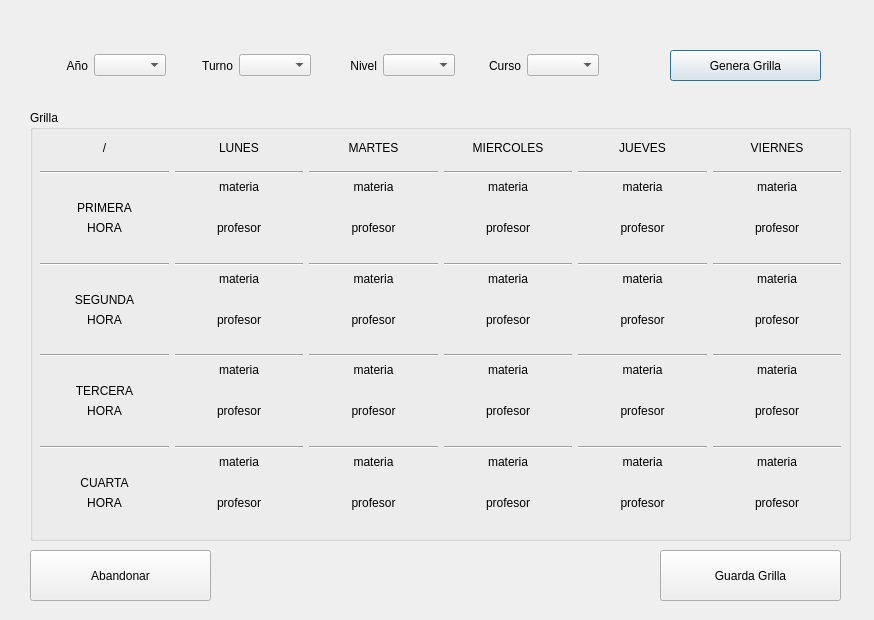
<?xml version="1.0" encoding="UTF-8"?>
<ui version="4.0">
 <class>dlgCreaGrilla</class>
 <widget class="QDialog" name="dlgCreaGrilla">
  <property name="windowModality">
   <enum>Qt::NonModal</enum>
  </property>
  <property name="enabled">
   <bool>true</bool>
  </property>
  <property name="geometry">
   <rect>
    <x>0</x>
    <y>0</y>
    <width>874</width>
    <height>620</height>
   </rect>
  </property>
  <property name="windowTitle">
   <string>Crea Grilla</string>
  </property>
  <widget class="QWidget" name="horizontalLayoutWidget">
   <property name="geometry">
    <rect>
     <x>28</x>
     <y>40</y>
     <width>571</width>
     <height>51</height>
    </rect>
   </property>
   <layout class="QHBoxLayout" name="horizontalLayout">
    <item>
     <widget class="QLabel" name="lblAnio">
      <property name="text">
       <string>Año</string>
      </property>
      <property name="alignment">
       <set>Qt::AlignRight|Qt::AlignTrailing|Qt::AlignVCenter</set>
      </property>
     </widget>
    </item>
    <item>
     <widget class="QComboBox" name="cboxAnio"/>
    </item>
    <item>
     <widget class="QLabel" name="lblTurno">
      <property name="text">
       <string>Turno</string>
      </property>
      <property name="alignment">
       <set>Qt::AlignRight|Qt::AlignTrailing|Qt::AlignVCenter</set>
      </property>
     </widget>
    </item>
    <item>
     <widget class="QComboBox" name="cboxTurno"/>
    </item>
    <item>
     <widget class="QLabel" name="lblNivel">
      <property name="text">
       <string>Nivel</string>
      </property>
      <property name="alignment">
       <set>Qt::AlignRight|Qt::AlignTrailing|Qt::AlignVCenter</set>
      </property>
     </widget>
    </item>
    <item>
     <widget class="QComboBox" name="cboxNivel"/>
    </item>
    <item>
     <widget class="QLabel" name="lblCurso">
      <property name="text">
       <string>Curso</string>
      </property>
      <property name="alignment">
       <set>Qt::AlignRight|Qt::AlignTrailing|Qt::AlignVCenter</set>
      </property>
     </widget>
    </item>
    <item>
     <widget class="QComboBox" name="cboxCurso"/>
    </item>
   </layout>
  </widget>
  <widget class="QPushButton" name="pbGeneraGrilla">
   <property name="geometry">
    <rect>
     <x>670</x>
     <y>50</y>
     <width>151</width>
     <height>31</height>
    </rect>
   </property>
   <property name="text">
    <string>Genera Grilla</string>
   </property>
  </widget>
  <widget class="QGroupBox" name="groupBox">
   <property name="geometry">
    <rect>
     <x>30</x>
     <y>110</y>
     <width>821</width>
     <height>431</height>
    </rect>
   </property>
   <property name="title">
    <string>Grilla</string>
   </property>
   <widget class="QWidget" name="gridLayoutWidget">
    <property name="geometry">
     <rect>
      <x>10</x>
      <y>20</y>
      <width>801</width>
      <height>401</height>
     </rect>
    </property>
    <layout class="QGridLayout" name="gridLayout">
     <item row="2" column="4">
      <widget class="QLabel" name="lblMateriaJ1">
       <property name="text">
        <string>materia</string>
       </property>
       <property name="scaledContents">
        <bool>true</bool>
       </property>
       <property name="alignment">
        <set>Qt::AlignHCenter|Qt::AlignTop</set>
       </property>
      </widget>
     </item>
     <item row="0" column="1">
      <widget class="QLabel" name="lblLunes">
       <property name="text">
        <string>LUNES</string>
       </property>
       <property name="alignment">
        <set>Qt::AlignCenter</set>
       </property>
      </widget>
     </item>
     <item row="5" column="2">
      <widget class="QLabel" name="lblMateriaM2">
       <property name="text">
        <string>materia</string>
       </property>
       <property name="scaledContents">
        <bool>true</bool>
       </property>
       <property name="alignment">
        <set>Qt::AlignHCenter|Qt::AlignTop</set>
       </property>
      </widget>
     </item>
     <item row="0" column="4">
      <widget class="QLabel" name="lblLunes_4">
       <property name="text">
        <string>JUEVES</string>
       </property>
       <property name="alignment">
        <set>Qt::AlignCenter</set>
       </property>
      </widget>
     </item>
     <item row="11" column="3">
      <widget class="QLabel" name="lblMateriaX4">
       <property name="text">
        <string>materia</string>
       </property>
       <property name="scaledContents">
        <bool>true</bool>
       </property>
       <property name="alignment">
        <set>Qt::AlignHCenter|Qt::AlignTop</set>
       </property>
      </widget>
     </item>
     <item row="2" column="2">
      <widget class="QLabel" name="lblMateriaM1">
       <property name="text">
        <string>materia</string>
       </property>
       <property name="scaledContents">
        <bool>true</bool>
       </property>
       <property name="alignment">
        <set>Qt::AlignHCenter|Qt::AlignTop</set>
       </property>
      </widget>
     </item>
     <item row="0" column="3">
      <widget class="QLabel" name="lblLunes_3">
       <property name="text">
        <string>MIERCOLES</string>
       </property>
       <property name="alignment">
        <set>Qt::AlignCenter</set>
       </property>
      </widget>
     </item>
     <item row="0" column="2">
      <widget class="QLabel" name="lblLunes_2">
       <property name="text">
        <string>MARTES</string>
       </property>
       <property name="alignment">
        <set>Qt::AlignCenter</set>
       </property>
      </widget>
     </item>
     <item row="11" column="2">
      <widget class="QLabel" name="lblMateriaM4">
       <property name="text">
        <string>materia</string>
       </property>
       <property name="scaledContents">
        <bool>true</bool>
       </property>
       <property name="alignment">
        <set>Qt::AlignHCenter|Qt::AlignTop</set>
       </property>
      </widget>
     </item>
     <item row="8" column="3">
      <widget class="QLabel" name="lblMateriaX3">
       <property name="text">
        <string>materia</string>
       </property>
       <property name="scaledContents">
        <bool>true</bool>
       </property>
       <property name="alignment">
        <set>Qt::AlignHCenter|Qt::AlignTop</set>
       </property>
      </widget>
     </item>
     <item row="8" column="2">
      <widget class="QLabel" name="lblMateriaM3">
       <property name="text">
        <string>materia</string>
       </property>
       <property name="scaledContents">
        <bool>true</bool>
       </property>
       <property name="alignment">
        <set>Qt::AlignHCenter|Qt::AlignTop</set>
       </property>
      </widget>
     </item>
     <item row="0" column="5">
      <widget class="QLabel" name="lblLunes_5">
       <property name="text">
        <string>VIERNES</string>
       </property>
       <property name="alignment">
        <set>Qt::AlignCenter</set>
       </property>
      </widget>
     </item>
     <item row="2" column="3">
      <widget class="QLabel" name="lblMateriaX1">
       <property name="text">
        <string>materia</string>
       </property>
       <property name="scaledContents">
        <bool>true</bool>
       </property>
       <property name="alignment">
        <set>Qt::AlignHCenter|Qt::AlignTop</set>
       </property>
      </widget>
     </item>
     <item row="5" column="3">
      <widget class="QLabel" name="lblMateriaX2">
       <property name="text">
        <string>materia</string>
       </property>
       <property name="scaledContents">
        <bool>true</bool>
       </property>
       <property name="alignment">
        <set>Qt::AlignHCenter|Qt::AlignTop</set>
       </property>
      </widget>
     </item>
     <item row="12" column="4">
      <widget class="QLabel" name="lblProfesorJ4">
       <property name="text">
        <string>profesor</string>
       </property>
       <property name="alignment">
        <set>Qt::AlignHCenter|Qt::AlignTop</set>
       </property>
      </widget>
     </item>
     <item row="9" column="4">
      <widget class="QLabel" name="lblProfesorJ3">
       <property name="text">
        <string>profesor</string>
       </property>
       <property name="alignment">
        <set>Qt::AlignHCenter|Qt::AlignTop</set>
       </property>
      </widget>
     </item>
     <item row="3" column="1">
      <widget class="QLabel" name="lblProfesorL1">
       <property name="text">
        <string>profesor</string>
       </property>
       <property name="alignment">
        <set>Qt::AlignHCenter|Qt::AlignTop</set>
       </property>
      </widget>
     </item>
     <item row="6" column="4">
      <widget class="QLabel" name="lblProfesorJ2">
       <property name="text">
        <string>profesor</string>
       </property>
       <property name="alignment">
        <set>Qt::AlignHCenter|Qt::AlignTop</set>
       </property>
      </widget>
     </item>
     <item row="6" column="2">
      <widget class="QLabel" name="lblProfesorM2">
       <property name="text">
        <string>profesor</string>
       </property>
       <property name="alignment">
        <set>Qt::AlignHCenter|Qt::AlignTop</set>
       </property>
      </widget>
     </item>
     <item row="6" column="5">
      <widget class="QLabel" name="lblProfesorV2">
       <property name="text">
        <string>profesor</string>
       </property>
       <property name="alignment">
        <set>Qt::AlignHCenter|Qt::AlignTop</set>
       </property>
      </widget>
     </item>
     <item row="12" column="1">
      <widget class="QLabel" name="lblProfesorL4">
       <property name="text">
        <string>profesor</string>
       </property>
       <property name="alignment">
        <set>Qt::AlignHCenter|Qt::AlignTop</set>
       </property>
      </widget>
     </item>
     <item row="12" column="5">
      <widget class="QLabel" name="lblProfesorV4">
       <property name="text">
        <string>profesor</string>
       </property>
       <property name="alignment">
        <set>Qt::AlignHCenter|Qt::AlignTop</set>
       </property>
      </widget>
     </item>
     <item row="9" column="1">
      <widget class="QLabel" name="lblProfesorL3">
       <property name="text">
        <string>profesor</string>
       </property>
       <property name="alignment">
        <set>Qt::AlignHCenter|Qt::AlignTop</set>
       </property>
      </widget>
     </item>
     <item row="9" column="5">
      <widget class="QLabel" name="lblProfesorV3">
       <property name="text">
        <string>profesor</string>
       </property>
       <property name="alignment">
        <set>Qt::AlignHCenter|Qt::AlignTop</set>
       </property>
      </widget>
     </item>
     <item row="3" column="4">
      <widget class="QLabel" name="lblProfesorJ1">
       <property name="text">
        <string>profesor</string>
       </property>
       <property name="alignment">
        <set>Qt::AlignHCenter|Qt::AlignTop</set>
       </property>
      </widget>
     </item>
     <item row="12" column="3">
      <widget class="QLabel" name="lblProfesorX4">
       <property name="text">
        <string>profesor</string>
       </property>
       <property name="alignment">
        <set>Qt::AlignHCenter|Qt::AlignTop</set>
       </property>
      </widget>
     </item>
     <item row="3" column="2">
      <widget class="QLabel" name="lblProfesorM1">
       <property name="text">
        <string>profesor</string>
       </property>
       <property name="alignment">
        <set>Qt::AlignHCenter|Qt::AlignTop</set>
       </property>
      </widget>
     </item>
     <item row="2" column="0">
      <widget class="QLabel" name="lblPrimer_2">
       <property name="text">
        <string>PRIMERA</string>
       </property>
       <property name="alignment">
        <set>Qt::AlignBottom|Qt::AlignHCenter</set>
       </property>
      </widget>
     </item>
     <item row="8" column="0">
      <widget class="QLabel" name="lblTercera">
       <property name="text">
        <string>TERCERA</string>
       </property>
       <property name="alignment">
        <set>Qt::AlignBottom|Qt::AlignHCenter</set>
       </property>
      </widget>
     </item>
     <item row="6" column="0">
      <widget class="QLabel" name="lblH2">
       <property name="text">
        <string>HORA</string>
       </property>
       <property name="alignment">
        <set>Qt::AlignHCenter|Qt::AlignTop</set>
       </property>
      </widget>
     </item>
     <item row="5" column="0">
      <widget class="QLabel" name="lblSegunda">
       <property name="text">
        <string>SEGUNDA</string>
       </property>
       <property name="alignment">
        <set>Qt::AlignBottom|Qt::AlignHCenter</set>
       </property>
      </widget>
     </item>
     <item row="9" column="0">
      <widget class="QLabel" name="lblH3">
       <property name="text">
        <string>HORA</string>
       </property>
       <property name="alignment">
        <set>Qt::AlignHCenter|Qt::AlignTop</set>
       </property>
      </widget>
     </item>
     <item row="11" column="0">
      <widget class="QLabel" name="lblCuarta">
       <property name="text">
        <string>CUARTA</string>
       </property>
       <property name="alignment">
        <set>Qt::AlignBottom|Qt::AlignHCenter</set>
       </property>
      </widget>
     </item>
     <item row="3" column="0">
      <widget class="QLabel" name="lblH1">
       <property name="text">
        <string>HORA</string>
       </property>
       <property name="alignment">
        <set>Qt::AlignHCenter|Qt::AlignTop</set>
       </property>
      </widget>
     </item>
     <item row="12" column="0">
      <widget class="QLabel" name="lblH4">
       <property name="text">
        <string>HORA</string>
       </property>
       <property name="alignment">
        <set>Qt::AlignHCenter|Qt::AlignTop</set>
       </property>
      </widget>
     </item>
     <item row="1" column="5">
      <widget class="Line" name="line_5">
       <property name="orientation">
        <enum>Qt::Horizontal</enum>
       </property>
      </widget>
     </item>
     <item row="1" column="3">
      <widget class="Line" name="line_4">
       <property name="orientation">
        <enum>Qt::Horizontal</enum>
       </property>
      </widget>
     </item>
     <item row="1" column="4">
      <widget class="Line" name="line">
       <property name="orientation">
        <enum>Qt::Horizontal</enum>
       </property>
      </widget>
     </item>
     <item row="0" column="0">
      <widget class="QLabel" name="lblSupIzq">
       <property name="text">
        <string>/</string>
       </property>
       <property name="alignment">
        <set>Qt::AlignCenter</set>
       </property>
      </widget>
     </item>
     <item row="5" column="5">
      <widget class="QLabel" name="lblMateriaV2">
       <property name="text">
        <string>materia</string>
       </property>
       <property name="scaledContents">
        <bool>true</bool>
       </property>
       <property name="alignment">
        <set>Qt::AlignHCenter|Qt::AlignTop</set>
       </property>
      </widget>
     </item>
     <item row="11" column="4">
      <widget class="QLabel" name="lblMateriaJ4">
       <property name="text">
        <string>materia</string>
       </property>
       <property name="scaledContents">
        <bool>true</bool>
       </property>
       <property name="alignment">
        <set>Qt::AlignHCenter|Qt::AlignTop</set>
       </property>
      </widget>
     </item>
     <item row="11" column="5">
      <widget class="QLabel" name="lblMateriaV4">
       <property name="text">
        <string>materia</string>
       </property>
       <property name="scaledContents">
        <bool>true</bool>
       </property>
       <property name="alignment">
        <set>Qt::AlignHCenter|Qt::AlignTop</set>
       </property>
      </widget>
     </item>
     <item row="5" column="4">
      <widget class="QLabel" name="lblMateriaJ2">
       <property name="text">
        <string>materia</string>
       </property>
       <property name="scaledContents">
        <bool>true</bool>
       </property>
       <property name="alignment">
        <set>Qt::AlignHCenter|Qt::AlignTop</set>
       </property>
      </widget>
     </item>
     <item row="8" column="5">
      <widget class="QLabel" name="lblMateriaV3">
       <property name="text">
        <string>materia</string>
       </property>
       <property name="scaledContents">
        <bool>true</bool>
       </property>
       <property name="alignment">
        <set>Qt::AlignHCenter|Qt::AlignTop</set>
       </property>
      </widget>
     </item>
     <item row="2" column="5">
      <widget class="QLabel" name="lblMateriaV1">
       <property name="text">
        <string>materia</string>
       </property>
       <property name="scaledContents">
        <bool>true</bool>
       </property>
       <property name="alignment">
        <set>Qt::AlignHCenter|Qt::AlignTop</set>
       </property>
      </widget>
     </item>
     <item row="8" column="4">
      <widget class="QLabel" name="lblMateriaJ3">
       <property name="text">
        <string>materia</string>
       </property>
       <property name="scaledContents">
        <bool>true</bool>
       </property>
       <property name="alignment">
        <set>Qt::AlignHCenter|Qt::AlignTop</set>
       </property>
      </widget>
     </item>
     <item row="1" column="2">
      <widget class="Line" name="line_3">
       <property name="orientation">
        <enum>Qt::Horizontal</enum>
       </property>
      </widget>
     </item>
     <item row="1" column="0">
      <widget class="Line" name="line_1">
       <property name="orientation">
        <enum>Qt::Horizontal</enum>
       </property>
      </widget>
     </item>
     <item row="1" column="1">
      <widget class="Line" name="line_2">
       <property name="orientation">
        <enum>Qt::Horizontal</enum>
       </property>
      </widget>
     </item>
     <item row="6" column="3">
      <widget class="QLabel" name="lblProfesorX2">
       <property name="text">
        <string>profesor</string>
       </property>
       <property name="alignment">
        <set>Qt::AlignHCenter|Qt::AlignTop</set>
       </property>
      </widget>
     </item>
     <item row="11" column="1">
      <widget class="QLabel" name="lblMateriaL4">
       <property name="text">
        <string>materia</string>
       </property>
       <property name="scaledContents">
        <bool>true</bool>
       </property>
       <property name="alignment">
        <set>Qt::AlignHCenter|Qt::AlignTop</set>
       </property>
      </widget>
     </item>
     <item row="2" column="1">
      <widget class="QLabel" name="lblMateriaL1">
       <property name="text">
        <string>materia</string>
       </property>
       <property name="scaledContents">
        <bool>true</bool>
       </property>
       <property name="alignment">
        <set>Qt::AlignHCenter|Qt::AlignTop</set>
       </property>
      </widget>
     </item>
     <item row="5" column="1">
      <widget class="QLabel" name="lblMateriaL2">
       <property name="text">
        <string>materia</string>
       </property>
       <property name="scaledContents">
        <bool>true</bool>
       </property>
       <property name="alignment">
        <set>Qt::AlignHCenter|Qt::AlignTop</set>
       </property>
      </widget>
     </item>
     <item row="8" column="1">
      <widget class="QLabel" name="lblMateriaL3">
       <property name="text">
        <string>materia</string>
       </property>
       <property name="scaledContents">
        <bool>true</bool>
       </property>
       <property name="alignment">
        <set>Qt::AlignHCenter|Qt::AlignTop</set>
       </property>
      </widget>
     </item>
     <item row="4" column="0">
      <widget class="Line" name="line_7">
       <property name="orientation">
        <enum>Qt::Horizontal</enum>
       </property>
      </widget>
     </item>
     <item row="9" column="3">
      <widget class="QLabel" name="lblProfesorX3">
       <property name="text">
        <string>profesor</string>
       </property>
       <property name="alignment">
        <set>Qt::AlignHCenter|Qt::AlignTop</set>
       </property>
      </widget>
     </item>
     <item row="3" column="5">
      <widget class="QLabel" name="lblProfesorV1">
       <property name="text">
        <string>profesor</string>
       </property>
       <property name="alignment">
        <set>Qt::AlignHCenter|Qt::AlignTop</set>
       </property>
      </widget>
     </item>
     <item row="6" column="1">
      <widget class="QLabel" name="lblProfesorL2">
       <property name="text">
        <string>profesor</string>
       </property>
       <property name="alignment">
        <set>Qt::AlignHCenter|Qt::AlignTop</set>
       </property>
      </widget>
     </item>
     <item row="7" column="0">
      <widget class="Line" name="line_14">
       <property name="orientation">
        <enum>Qt::Horizontal</enum>
       </property>
      </widget>
     </item>
     <item row="12" column="2">
      <widget class="QLabel" name="lblProfesorM4">
       <property name="text">
        <string>profesor</string>
       </property>
       <property name="alignment">
        <set>Qt::AlignHCenter|Qt::AlignTop</set>
       </property>
      </widget>
     </item>
     <item row="3" column="3">
      <widget class="QLabel" name="lblProfesorX1">
       <property name="text">
        <string>profesor</string>
       </property>
       <property name="alignment">
        <set>Qt::AlignHCenter|Qt::AlignTop</set>
       </property>
      </widget>
     </item>
     <item row="9" column="2">
      <widget class="QLabel" name="lblProfesorM3">
       <property name="text">
        <string>profesor</string>
       </property>
       <property name="alignment">
        <set>Qt::AlignHCenter|Qt::AlignTop</set>
       </property>
      </widget>
     </item>
     <item row="10" column="0">
      <widget class="Line" name="line_13">
       <property name="orientation">
        <enum>Qt::Horizontal</enum>
       </property>
      </widget>
     </item>
     <item row="4" column="1">
      <widget class="Line" name="line_15">
       <property name="orientation">
        <enum>Qt::Horizontal</enum>
       </property>
      </widget>
     </item>
     <item row="4" column="2">
      <widget class="Line" name="line_6">
       <property name="orientation">
        <enum>Qt::Horizontal</enum>
       </property>
      </widget>
     </item>
     <item row="4" column="3">
      <widget class="Line" name="line_10">
       <property name="orientation">
        <enum>Qt::Horizontal</enum>
       </property>
      </widget>
     </item>
     <item row="4" column="4">
      <widget class="Line" name="line_11">
       <property name="orientation">
        <enum>Qt::Horizontal</enum>
       </property>
      </widget>
     </item>
     <item row="4" column="5">
      <widget class="Line" name="line_9">
       <property name="orientation">
        <enum>Qt::Horizontal</enum>
       </property>
      </widget>
     </item>
     <item row="7" column="1">
      <widget class="Line" name="line_8">
       <property name="orientation">
        <enum>Qt::Horizontal</enum>
       </property>
      </widget>
     </item>
     <item row="10" column="1">
      <widget class="Line" name="line_12">
       <property name="orientation">
        <enum>Qt::Horizontal</enum>
       </property>
      </widget>
     </item>
     <item row="7" column="2">
      <widget class="Line" name="line_17">
       <property name="orientation">
        <enum>Qt::Horizontal</enum>
       </property>
      </widget>
     </item>
     <item row="7" column="3">
      <widget class="Line" name="line_20">
       <property name="orientation">
        <enum>Qt::Horizontal</enum>
       </property>
      </widget>
     </item>
     <item row="7" column="4">
      <widget class="Line" name="line_21">
       <property name="orientation">
        <enum>Qt::Horizontal</enum>
       </property>
      </widget>
     </item>
     <item row="7" column="5">
      <widget class="Line" name="line_22">
       <property name="orientation">
        <enum>Qt::Horizontal</enum>
       </property>
      </widget>
     </item>
     <item row="10" column="2">
      <widget class="Line" name="line_16">
       <property name="orientation">
        <enum>Qt::Horizontal</enum>
       </property>
      </widget>
     </item>
     <item row="10" column="3">
      <widget class="Line" name="line_18">
       <property name="orientation">
        <enum>Qt::Horizontal</enum>
       </property>
      </widget>
     </item>
     <item row="10" column="4">
      <widget class="Line" name="line_19">
       <property name="orientation">
        <enum>Qt::Horizontal</enum>
       </property>
      </widget>
     </item>
     <item row="10" column="5">
      <widget class="Line" name="line_23">
       <property name="orientation">
        <enum>Qt::Horizontal</enum>
       </property>
      </widget>
     </item>
    </layout>
   </widget>
  </widget>
  <widget class="QPushButton" name="pbGuardaGrilla">
   <property name="geometry">
    <rect>
     <x>660</x>
     <y>550</y>
     <width>181</width>
     <height>51</height>
    </rect>
   </property>
   <property name="text">
    <string>Guarda Grilla</string>
   </property>
  </widget>
  <widget class="QPushButton" name="pbAbandonar">
   <property name="geometry">
    <rect>
     <x>30</x>
     <y>550</y>
     <width>181</width>
     <height>51</height>
    </rect>
   </property>
   <property name="text">
    <string>Abandonar</string>
   </property>
  </widget>
 </widget>
 <resources/>
 <connections/>
</ui>
